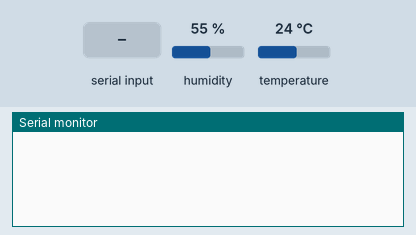
A sketch run on a simulated Arduino Uno, built with avr-gcc and run on an emulated ATmega328P. Shown: the last lines printed to the serial monitor. Wiring (inferred from the names in the program): DHT11 sensor: data pin 5. The test bench sets the inputs (shaded band); at power-on: humidity 55 %, temperature 24 °C.

Above: at 1.2 s.
1.3 s: "temp\n" received over Serial
At 11.2 s:
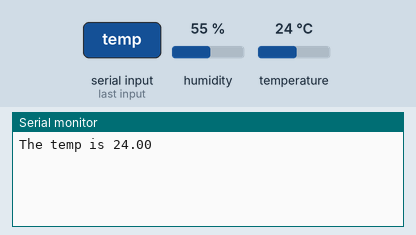
11.5 s: "humd\n" received over Serial
At 21.3 s:
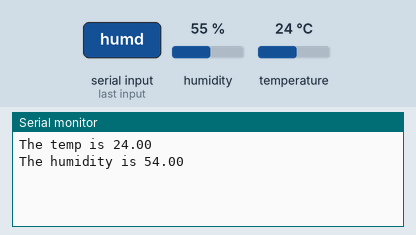

The sketch:

humiditysensor.ino
```cpp
String command;
int DHpin = 5; // input/output pin
byte dat[5];
byte read_data()

{
  byte i = 0;
  byte result = 0;
  for (i = 0; i < 8; i++) {
      while (digitalRead(DHpin) == LOW); // wait 50us
      delayMicroseconds(30); //The duration of the high level is judged to determine whether the data is '0' or '1'
      if (digitalRead(DHpin) == HIGH)
        result |= (1 << (8 - i)); //High in the former, low in the post
    while (digitalRead(DHpin) == HIGH); //Data '1', waiting for the next bit of reception
    }
  return result;
}
void start_test()
{
  digitalWrite(DHpin, LOW); //Pull down the bus to send the start signal
  delay(30); //The delay is greater than 18 ms so that DHT 11 can detect the start signal
  digitalWrite(DHpin, HIGH);
  delayMicroseconds(40); //Wait for DHT11 to respond
  pinMode(DHpin, INPUT);
  while(digitalRead(DHpin) == HIGH);
  delayMicroseconds(80); //The DHT11 responds by pulling the bus low for 80us;

  if(digitalRead(DHpin) == LOW)
    delayMicroseconds(80); //DHT11 pulled up after the bus 80us to start sending data;
  for(int i = 0; i < 5; i++) //Receiving temperature and humidity data, check bits are not considered;
    dat[i] = read_data();
  pinMode(DHpin, OUTPUT);
  digitalWrite(DHpin, HIGH); //After the completion of a release of data bus, waiting for the host to start the next signal

}
void setup()
{
  Serial.begin(9600);
  pinMode(DHpin, OUTPUT);
}


void loop()
{
//  float humidity;
//  float temp;
  start_test();
  float humidity = dat[0]+dat[1]/10.0;

  float temp = dat[2]+dat[3]/10.0;


  if (Serial.available()){
    command = Serial.readStringUntil('\n'); //read until ‘\n’
    command.trim();

    if(command.equals("temp")){
      Serial.print("The temp is ");
      Serial.println(temp);
    }
    else if(command.equals("humd")){
      Serial.print("The humidity is ");
      Serial.println(humidity);
    }
  }


  delay(10000);


}
```

Measured:
- after the input at 1.3 s, the serial monitor: prints a new line after 8.8 s (image 1)
- after the input at 11.5 s, the serial monitor: prints a new line after 8.6 s (image 2)
